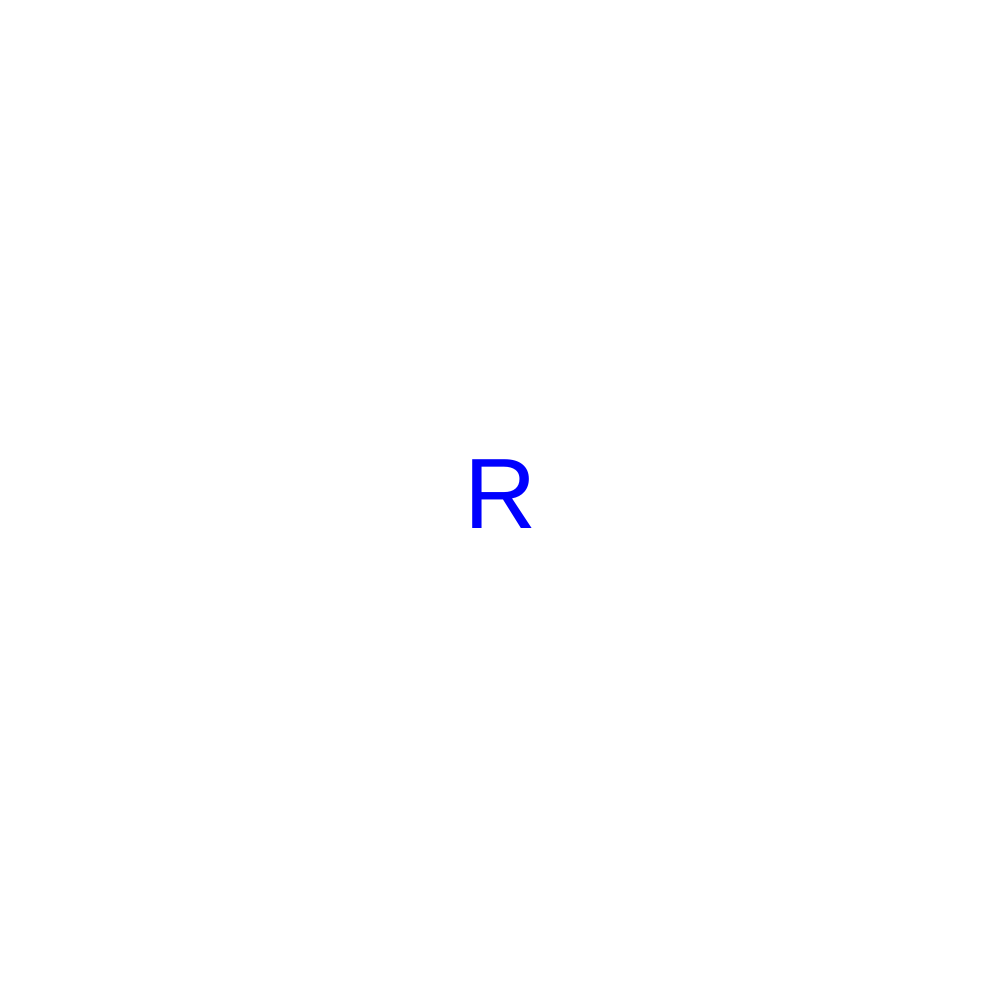
Frame 1 (no input)
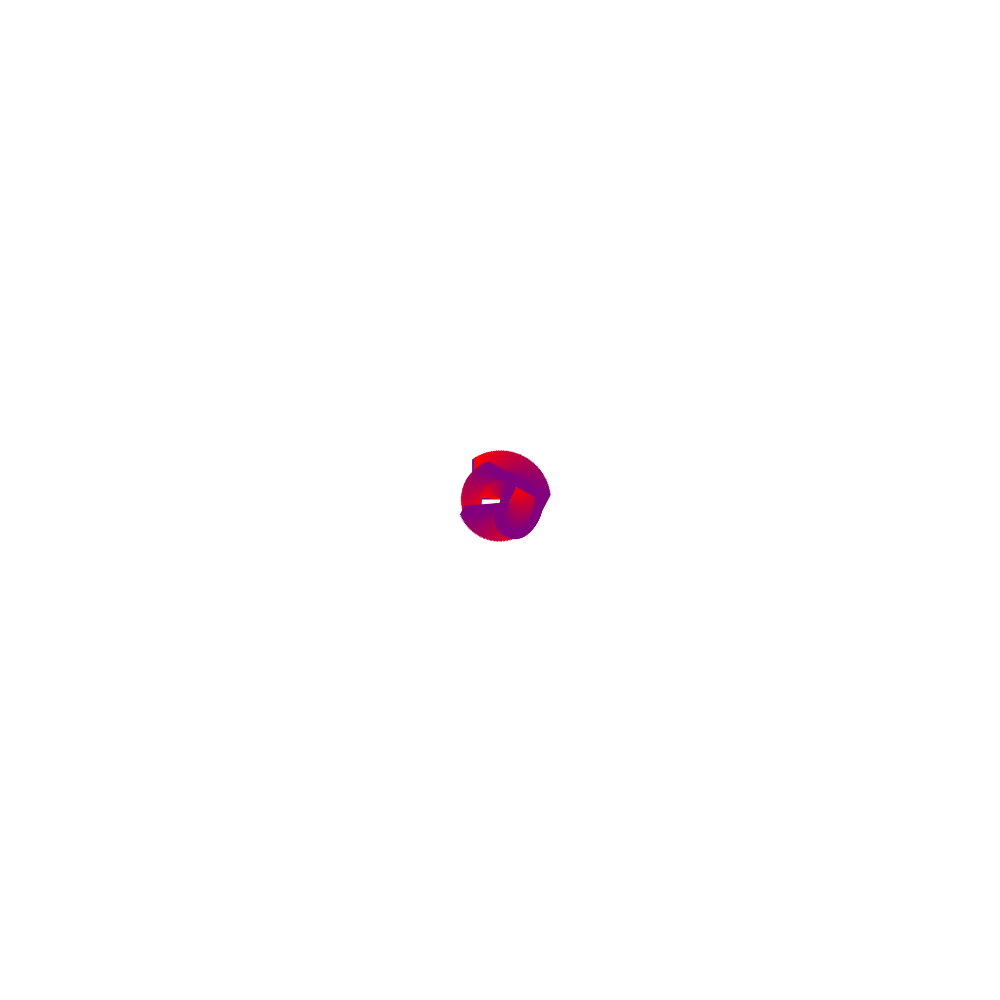
Frame 60 (no input)
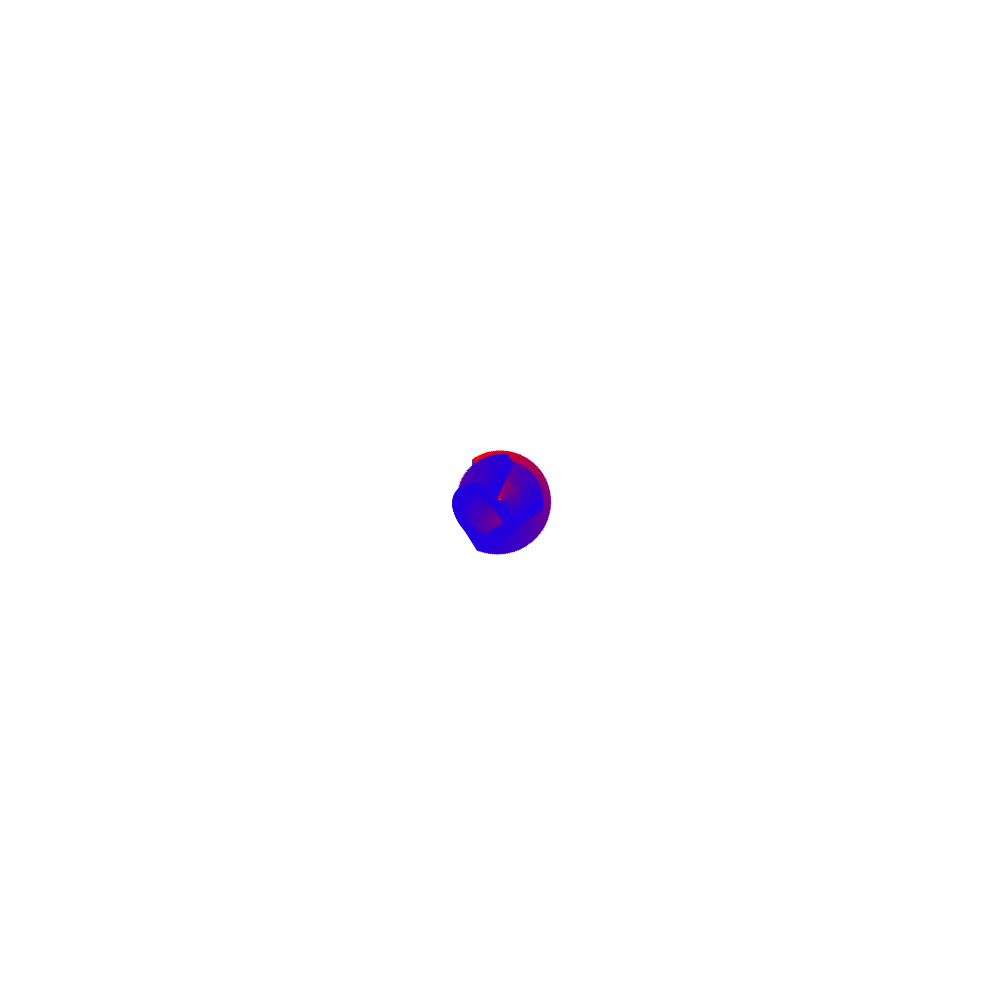
Frame 120 (the mouse pressed at the canvas centre since frame 60)

The p5.js sketch that drew these frames (run headless with seeded random() and noise() and a simulated clock; from frame 60 on, the mouse is pressed at the canvas centre):

// p5.js sketch
// ── sketch.js
let rSize = 100;
let angle = 0;
let bgColor, rColor;

function setup() {
  createCanvas(1000, 1000);
  angleMode(DEGREES);
  textSize(rSize);
  textAlign(CENTER, CENTER);
  

  bgColor = color(255);
  rColor = color(0, 0, 255);
}

function draw() {
  
  translate(width / 2, height / 2);

  push();
  rotate(angle);
  fill(rColor);
  text("R", 0, 0);
  pop();

  angle += 2;
  rSize += sin(frameCount * 0.05) * 2;
  rSize = constrain(rSize, 50, min(width, height) / 2);
  textSize(rSize);


  bgColor = color(sin(frameCount * 0.5) * 100 + 155);
  rColor = lerpColor(color(255, 0, 0), color(0, 0, 255), sin(frameCount * 0.5));
}
